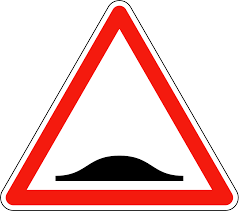
#> input picture input.png, 239 x 211 px; the run also reads 1 picture not shown here
$ python sift.py
#> lines starting #> are read from the running program, lines starting #| are printed output that depends on the picture
import cv2
import os
import matplotlib.pyplot as plt

import cv2
import os
import numpy as np

def find_best_match(input_image_path, repo_path):
#> called with input_image_path = 'input.png', repo_path = 'images/'
    img_input = cv2.imread(input_image_path, cv2.IMREAD_GRAYSCALE)
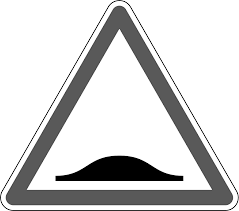
#> img_input: shape (211, 239); min 0, max 255, mean 210.2
    if img_input is None:
        raise FileNotFoundError(f"Input image {input_image_path} not found.")

    sift = cv2.SIFT_create()
    _, descriptors_input = sift.detectAndCompute(img_input, None)

    bf = cv2.BFMatcher()
    best_match = None
    max_matches = 0

    for file_name in os.listdir(repo_path):
        if not file_name.lower().endswith(('.png', '.jpg', '.jpeg')):
            continue

        img_repo = cv2.imread(os.path.join(repo_path, file_name), cv2.IMREAD_GRAYSCALE)
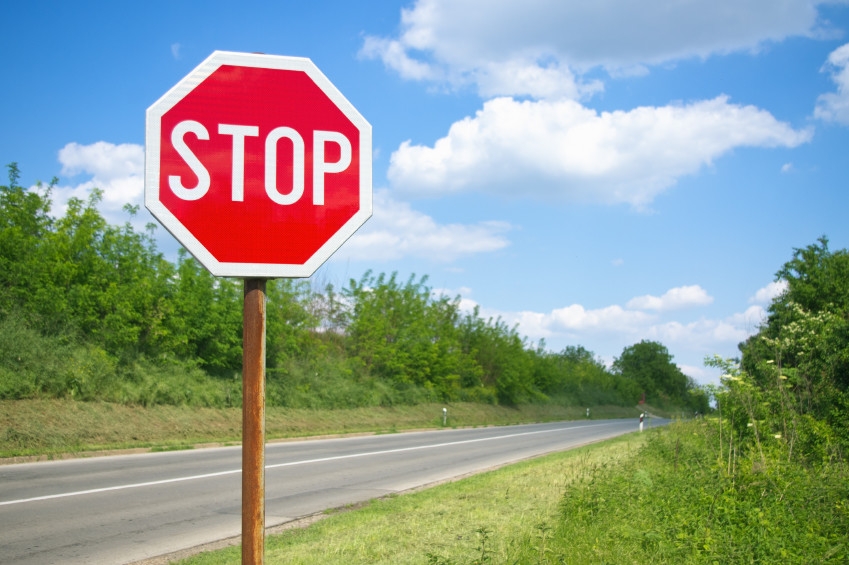
#> input picture images/0.png, 849 x 565 px
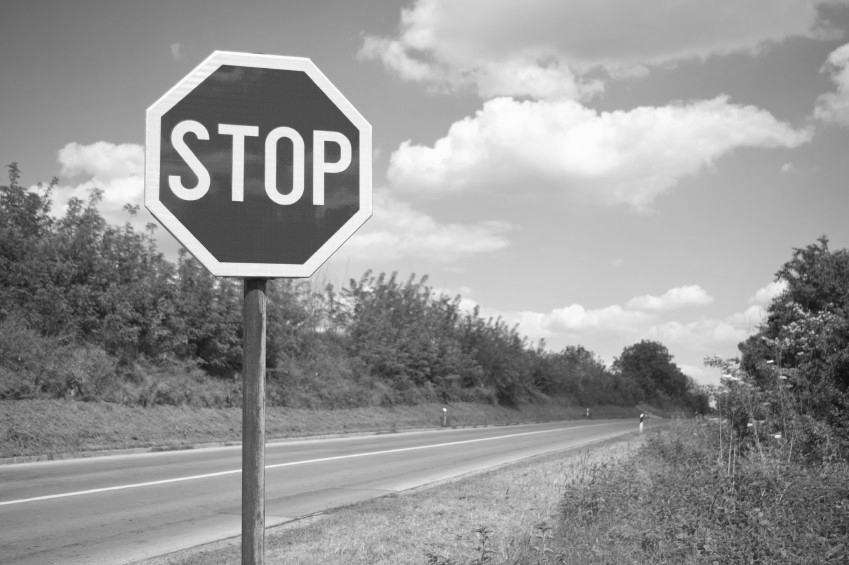
#> img_repo: shape (565, 849); min 10, max 254, mean 149.9
        if img_repo is None:
            continue

        _, descriptors_repo = sift.detectAndCompute(img_repo, None)
        if descriptors_repo is None:
            continue

        matches = bf.knnMatch(descriptors_input, descriptors_repo, k=2)
#> matches = 27 matches
        good_matches = []

        for m, n in matches:
            if m.distance < 0.5 * n.distance:
                good_matches.append(m)
#> this loop made 27 passes
#> after the loop, good_matches = []

        num_matches = len(good_matches)
#> num_matches = 0
        # IL AFFICHE HENAYA ALL THE MATCHES
        print(f"{file_name}: {num_matches} matches")
#| 0.png: 0 matches

        if num_matches > max_matches:
            max_matches = num_matches
            best_match = file_name
#> pass 2 of the loop in find_best_match, `for file_name in os.listdir(repo_path):`:
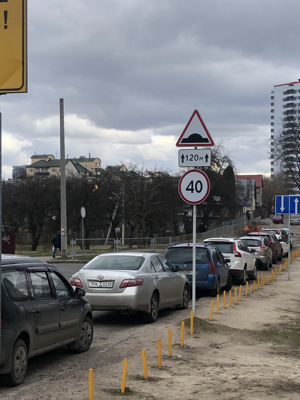
#> input picture images/1.png, 300 x 400 px
#> in find_best_match, `img_repo = cv2.imread(os.path.join(repo_path, file_name), cv2.IMREAD_G..`:
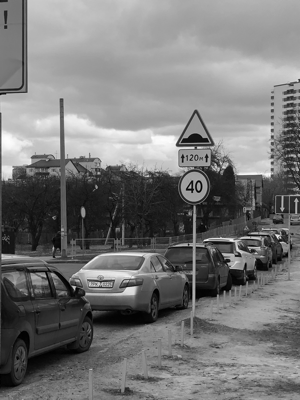
#> img_repo: shape (400, 300); min 0, max 253, mean 119.2
#> the loop in find_best_match, `for m, n in matches:` made 27 passes
#> after the loop in find_best_match, `for m, n in matches:`: good_matches = 2 matches
#> num_matches = 2
#| 1.png: 2 matches
#> pass 3 of the loop in find_best_match, `for file_name in os.listdir(repo_path):`:
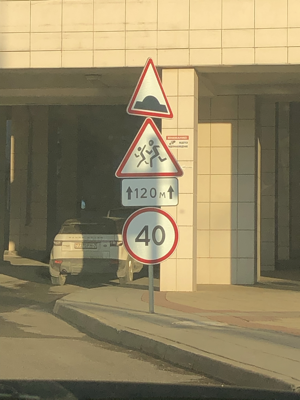
#> input picture images/10.png, 300 x 400 px
#> in find_best_match, `img_repo = cv2.imread(os.path.join(repo_path, file_name), cv2.IMREAD_G..`:
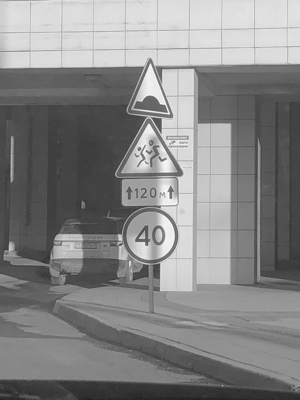
#> img_repo: shape (400, 300); min 27, max 250, mean 134
#> after the loop in find_best_match, `for m, n in matches:`: good_matches = []
#> num_matches = 0
#| 10.png: 0 matches

    return best_match, max_matches


input_image = "input.png"
# repo_folder = "data_to_use/"
repo_folder = "images/"

best_match, max_matches = find_best_match(input_image, repo_folder)
#> best_match = '1.png'; max_matches = 2
print(best_match, max_matches)
#| 1.png 2


# POUR AFFICHER BRQ L'IMAGE
if best_match:
    img_input = cv2.imread(input_image)
#> img_input is the input picture: shape (211, 239, 3); mean B, G, R 196, 198, 240.1
    img_best_match = cv2.imread(os.path.join(repo_folder, best_match))
#> img_best_match is the input picture: shape (400, 300, 3); mean B, G, R 120.9, 119.7, 119.4

    fig, axes = plt.subplots(1, 2, figsize=(10, 5))
    axes[0].imshow(cv2.cvtColor(img_input, cv2.COLOR_BGR2RGB))
    axes[0].set_title("Input Image")
    axes[0].axis('off')

    axes[1].imshow(cv2.cvtColor(img_best_match, cv2.COLOR_BGR2RGB))
    axes[1].set_title("Best Match Image")
    axes[1].axis('off')

    plt.show()
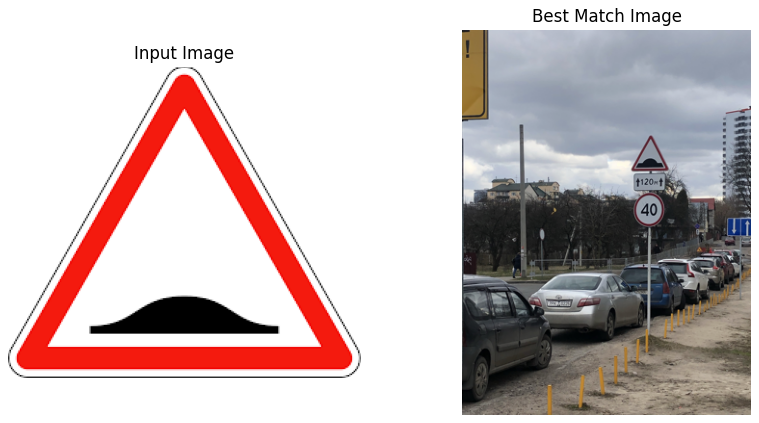
#> figure drawn by matplotlib, 2 panels
else:
    print("No match found.")
    print("No match found.")
